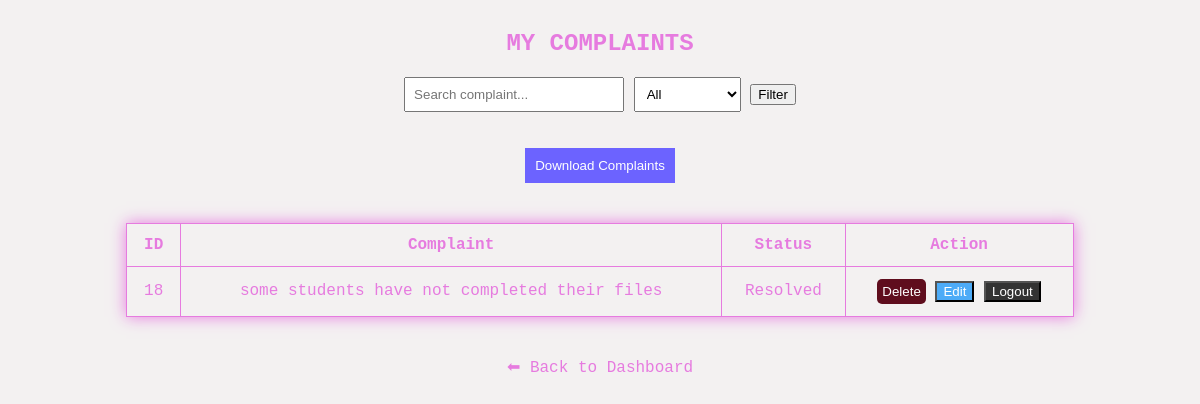
The app's page /my_complaints (signed in), older data.
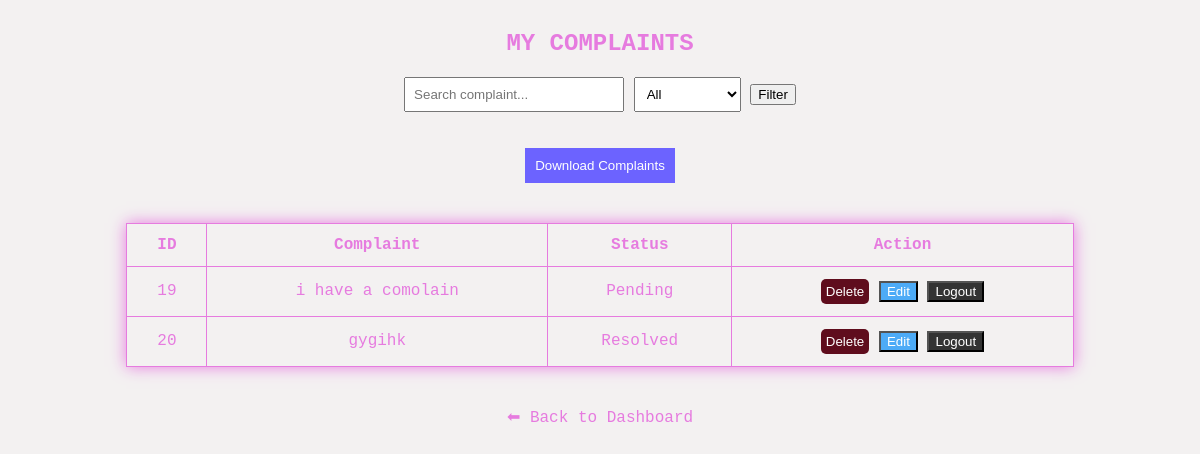
The same page, newer data.
### tables this page shows
CREATE TABLE complaints (
    id INTEGER PRIMARY KEY AUTOINCREMENT,
    user_id INTEGER,
    text TEXT,
    status TEXT
);

### app.py (the view)
@app.route('/my_complaints')
def my_complaints():
    if 'user' not in session:
        return redirect('/login')
    user_id = session['user']
    conn = get_db()
    search = request.args.get('search', '')
    status = request.args.get('status', '')
    query = "SELECT * FROM complaints WHERE user_id=?"
    params = [user_id]
    if search:
        query += " AND text LIKE ?"
        params.append(f"%{search}%")
    if status:
        query += " AND status=?"
        params.append(status)
    data = conn.execute(query, params).fetchall()
    return render_template('my_complaints.html', complaints=data)

### app.py (called while the page is built)
def get_db():
    conn = sqlite3.connect('database.db')
    return conn

### templates/my_complaints.html (shortened to what this page needs)
<!DOCTYPE html>
<html>
<head>
</head>
<body>
<h2>MY COMPLAINTS</h2>
<form method="get">
    <input type="text" name="search" placeholder="Search complaint..." style="padding:8px; width:200px;">
    <select name="status" style="padding:8px;">
        <option value="">All</option>
    </select>
    <button type="submit">Filter</button>
</form>
<br><br>
<a href="/download">
    <button style="padding:10px; background:#6c63ff; color:white; border:none;">
        Download Complaints
    </button>
</a>
<table>
   <tr>
    <th>ID</th>
    <th>Complaint</th>
    <th>Status</th>
    <th>Action</th>
</tr>
    {% for c in complaints %}
<tr>
    <td>{{ c[0] }}</td>
    <td>{{ c[2] }}</td>
    <td>{{ c[3] }}</td>
    <td>
        <a href="/delete/{{ c[0] }}">
            <button style="background:#5f0d1d; color:white; border:none; padding:5px; border-radius:5px;">
                Delete
            </button>
        </a>
        <a href="/edit/{{ c[0] }}">
            <button style="background:#4dabf7; color:white;">
                Edit
            </button>
        </a>
        <a href="/logout">
            <button style="background:#333; color:white;">Logout</button>
        </a>
    </td>
</tr>
{% endfor %}
</table>
<a href="/dashboard">⬅ Back to Dashboard</a>
</body>
</html>

### templates/my_complaints.html (style rules this page uses)
body { background: #f3f1f1; color: #e67bdf; font-family: 'Courier New', monospace; text-align: center; }
h2 { margin-top: 30px; }
table { margin: 40px auto; border-collapse: collapse; width: 80%; box-shadow: 0 0 15px #e67bdf; }
th, td { border: 1px solid #e67bdf; padding: 12px; }
th { background: #f3f1f1; }
a { color: #e67bdf; text-decoration: none; }

Row changes from the older to the newer data that the page shows:
removed complaints: id "18", text "some students have not completed their files", status "Resolved"
added complaints: id "19", text "i have a comolain", status "Pending"
added complaints: id "20", text "gygihk", status "Resolved"
